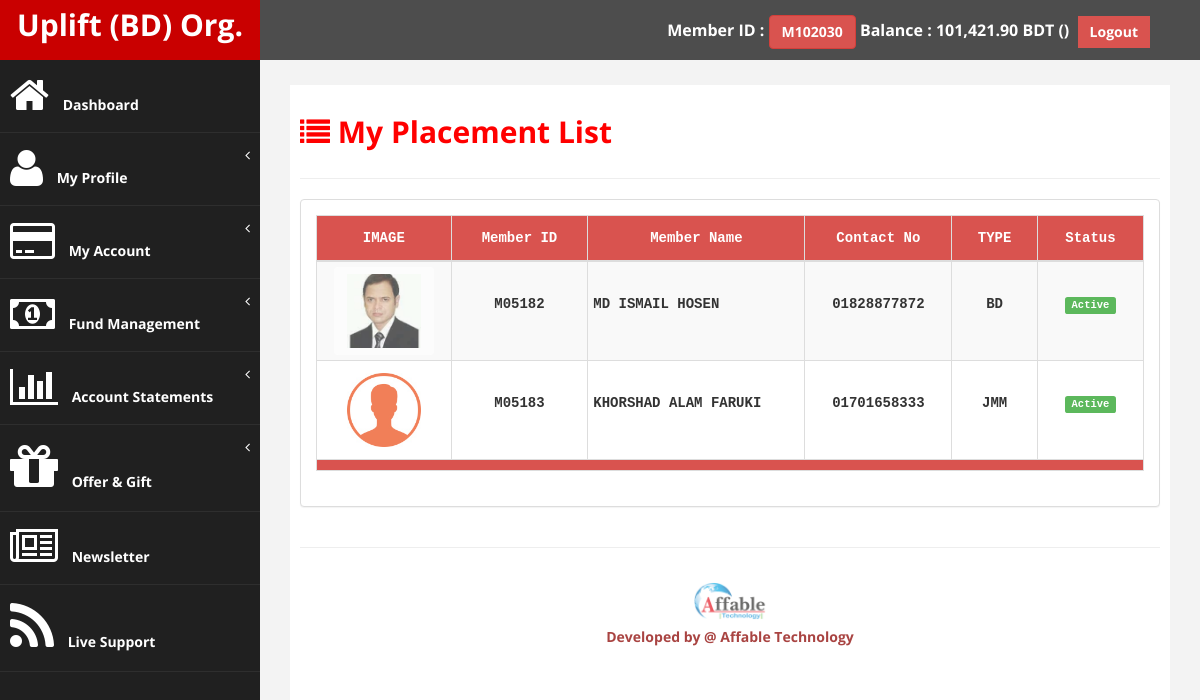
The page /up_user/placement.php (signed in) on the database its author committed.
### tables this page shows
CREATE TABLE `tbl_users_info` (
  `u_id` int(11) NOT NULL,
  `u_userid` varchar(100) NOT NULL,
  `u_name` varchar(100) NOT NULL,
  `u_sponsor_id` int(11) NOT NULL,
  `u_placement_id` int(11) NOT NULL,
  `u_branch_id` int(11) NOT NULL,
  `u_nid` varchar(100) NOT NULL,
  `u_dob` date NOT NULL,
  `u_type` int(11) NOT NULL,
  `u_pv_value` decimal(10,2) NOT NULL,
  `u_balance` decimal(13,2) NOT NULL,
  `u_contact` varchar(20) NOT NULL,
  `u_password` varchar(255) NOT NULL,
  `u_tpin` int(11) NOT NULL,
  `u_reg_date` date NOT NULL,
  `u_reg_time` time NOT NULL,
  `u_picture` varchar(100) NOT NULL,
  `u_image` blob NOT NULL,
  `u_token` varchar(255) NOT NULL,
  `u_verify` int(11) NOT NULL,
  `u_status` int(11) NOT NULL,
  `u_agent` int(11) NOT NULL,
  `u_admin` int(11) NOT NULL,
  `u_employee` int(11) NOT NULL
);

CREATE TABLE `tbl_users_type` (
  `ut_id` int(11) NOT NULL,
  `ut_type` varchar(100) NOT NULL,
  `ut_status` int(11) NOT NULL
);

### up_user/includes/common.php (called while the page is built, shortened)
<?php
$WebsiteSiteName="Uplift (BD) Org.";
$developer='Affable Technology';
$developerUrl="https://www.facebook.com/AffableTechnology/";
?>

### up_user/includes/fn_users.php (called while the page is built, shortened)
<?php
function get_users_type_info_by_id($user_type){
    $user = array();
    global $connection;
    $results = mysqli_query($connection,"SELECT * FROM tbl_users_type WHERE ut_id='".$user_type."'");
    if($results){
        $user = mysqli_fetch_array($results);
    }
    return $user;
}
function get_placement_list_by_user_id($user_id){
    $var = array();
    global $connection;
    $results = mysqli_query($connection,"SELECT * FROM tbl_users_info WHERE u_placement_id='".$user_id."' ORDER BY u_id ASC");
    if($results){
        while($row = mysqli_fetch_array($results)){
            $var[] = $row;
        }
    }
    return $var;
}
function get_user_info_by_id($user_id){
    $var = array();
    global $connection;
    $results = mysqli_query($connection,"SELECT * FROM tbl_users_info WHERE u_id ='".$user_id."'");
    if($results){
        $var = mysqli_fetch_array($results);
    }
    return $var;
}
?>

### up_user/placement.php (the view, shortened to what this page needs)
<?php
if(!isset($_SESSION['user'])){
header("Location: login.php");
}else{
include './includes/functions.php';
$user_id = $_SESSION['user']['u_id'];
$user_info = get_user_info_by_id($user_id);
$reseller_list = get_placement_list_by_user_id($user_id);
?>
<!DOCTYPE html>
<html xmlns="http://www.w3.org/1999/xhtml">
<head>
    <link href="assets/css/bootstrap.css" rel="stylesheet" />
    <link href="assets/css/font-awesome.css" rel="stylesheet" />
    <link href="assets/css/custom.css" rel="stylesheet" />
    <link href="assets/js/dataTables/dataTables.bootstrap.css" rel="stylesheet" />
</head>
<body>
    <div id="wrapper">
        <?php include './navtop.php'; ?>
        <?php include './navside.php'; ?>
        <div id="page-wrapper">
            <div id="page-inner">
                <div class="row">
                    <div class="col-md-12">
                        <h2><b><i class="fa fa-list"></i> My Placement List</b></h2>
                    </div>
                </div>
                 <hr/>
            <div class="row">
                <div class="col-md-12">
                    <div class="panel panel-default btn-default" style="font-family: monospace;">
                        <div class="panel-body">
                            <table class="table table-bordered table-condensed table-striped  table-hover text-center">
                                <thead>
                                    <tr class="btn-danger text-center">
                                        <td><span class="btn"><b>IMAGE</b></span></td>
                                        <td><span class="btn"><b>Member ID</b></span></td>
                                        <td><span class="btn"><b>Member Name</b></span></td>
                                        <td><span class="btn"><b>Contact No</b></span></td>
                                        <td><span class="btn"><b>TYPE</b></span></td>
                                        <td><span class="btn"><b>Status</b></span></td>
                                    </tr>
                                </thead>
                                <tbody>
                                    <?php
                                    if($reseller_list){
                                    $i=1;
                                    foreach ($reseller_list as $reseller){
                                        $reseller_info = get_user_info_by_id($reseller['u_id']);
                                        $user_type=get_users_type_info_by_id($reseller_info['u_type']);
                                    ?>
                                    <tr>
                                        <td>
                                            <?php
                                            if($reseller_info['u_picture']){
                                            ?>
                                            <img class="img img-thumbnail img-responsive btn disabled" src="assets/img/members/<?php echo $reseller_info['u_picture']; ?>" alt="No Image" width="100" height="100" />
                                            <?php }else{ ?>
                                            <img class="img img-thumbnail img-responsive btn disabled" src="assets/img/members/member.jpg" width="100" height="100" />
                                            <?php } ?>
                                        </td>
                                        <td><br/><h5><b><?php echo $reseller_info['u_userid']; ?></b></h5></td>
                                        <td class="text-left"><br/><h5><b><?php echo $reseller_info['u_name']; ?></b></h5></td>
                                        <td><br/><h5><b><?php echo $reseller_info['u_contact']; ?></b></h5></td>
                                        <td><br/><h5><b><?php echo $user_type['ut_type']; ?></b></h5></td>
                                        <td><br/><h5><b><?php if($reseller_info['u_status']==1){ echo '<span class="label label-success">Active</span>';} else{ echo '<span class="label label-danger">Deactive</span>'; } ?></b></h5></td>
                                    </tr>
                                    <?php $i++; } }else{ ?>
                                    <tr>
                                        <td colspan="6"><b>No data available in table</b></td>
                                    </tr>
                                    <?php } ?>
                                </tbody>
                                <tfoot>
                                    <tr class="btn-danger text-center">
                                        <td colspan="6"></td>
                                    </tr>
                                </tfoot>
                            </table>
                        </div>
                    </div>
                </div>
            </div>
                <hr />
        <?php include './footer.php'; ?>
        </div>
    </div>
            </div>
</body>
</html>
<?php } ?>

### up_user/navtop.php (shortened to what this page needs)
<nav class="navbar navbar-default navbar-cls-top " role="navigation" style="margin-bottom: 0">
    <div class="navbar-header">
        <a class="navbar-brand" href="cpanel.php"><?php echo '<b>'.$WebsiteSiteName.'</b>'; ?></a>
    </div>
    <div style="color: white;padding: 15px 50px 5px 50px;float: right;font-size: 16px;">
        <b>Member ID : <a href="profile.php" class="btn btn-danger"><b><?php echo $user_info['u_userid']; ?></b></a>
            Balance :
            <?php
            $u_balance=$user_info['u_balance'];
            echo number_format($u_balance,2); ?> BDT (<?php echo $user_branch['br_name']; ?>)</b>&nbsp;
            <a href="logout.php" class="btn btn-danger square-btn-adjust"><b>Logout</b></a>
    </div>
</nav>

### up_user/navside.php (shortened to what this page needs)
<nav class="navbar-default navbar-side" role="navigation">
    <div class="sidebar-collapse">
        <ul class="nav" id="main-menu">
            <li><a href="cpanel.php"><i class="fa fa-home fa-3x"></i> <b>Dashboard</b></a></li>
            <li>
                <a href="#"><i class="fa fa-user fa-3x"></i> <b>My Profile</b><span class="fa arrow"></span></a>
            </li>
            <li>
                <a href="#"><i class="fa fa-credit-card fa-3x"></i> <b>My Account</b><span class="fa arrow"></span></a>
            </li>
            <li>
                <a href="#"><i class="fa fa-money fa-3x"></i> <b>Fund Management</b><span class="fa arrow"></span></a>
            </li>
            <li>
                <a href="#"><i class="fa fa-bar-chart fa-3x"></i> <b>Account Statements</b><span class="fa arrow"></span></a>
            </li>
            <li>
                <a href="#"><i class="fa fa-gift fa-4x"></i>  <b>Offer & Gift</b><span class="fa arrow"></span></a>
            </li>
            <li><a href="newsletter.php"><i class="fa fa-newspaper-o fa-3x"></i> <b>Newsletter</b></a></li>
            <li><a href="support.php"><i class="fa fa-rss fa-4x"></i> <b>Live Support</b></a></li>
        </ul>
    </div>
</nav>

### up_user/footer.php
<div class="row">
    <div class="col-md-12 text-center">
        <span><a class="btn text-danger" href="<?php echo $developerUrl; ?>" target="_blank"><img class="img img-thumbnail btn disabled" src="assets/img/at_logo.png" width="100" /> <br/> <b>Developed by @ <?php echo $developer; ?></b></a></span>
    </div>
</div>

### up_user/assets/css/custom.css (style rules this page uses)
body { font-family: 'Open Sans', sans-serif; }
#wrapper { width: 100%; background:#202020; }
#page-wrapper { padding: 15px 15px; min-height: 600px; background:#F3F3F3; }
#page-inner { width:100%; margin:10px 20px 10px 0px; background-color:#fff!important; padding:10px; min-height:1200px; }
.text-center { text-align:center; }
h2 { color: #f00; }
.square-btn-adjust { border: 0px solid transparent; -webkit-border-radius: 0px; -moz-border-radius: 0px; border-radius: 0px; }
.navbar-cls-top .navbar-brand { color: #fff; background: #C90000; width: 260px; text-align: center; height: 60px; font-size: 30px; font-weight: 700; }
.arrow { float: right; }
.fa.arrow:before { content: "\f104"; }
.sidebar-collapse , .sidebar-collapse .nav { background:none; }
.sidebar-collapse .nav { padding:0; }
.sidebar-collapse .nav > li > a { color:#fff; background:#202020; text-shadow:none; }
.sidebar-collapse > .nav > li > a { padding:15px 10px; }
.sidebar-collapse > .nav > li { border-bottom: 1px solid rgba(107, 108, 109, 0.19); }
.navbar-side { border:none; background-color: #202020; }
.navbar-cls-top { background:#4D4D4D; border-bottom:none; }
.navbar-default { border:0px solid black; }
.navbar-header { background: #A70303; }
.nav > li > a > i { margin-right:10px; }
@media (min-width:768px) { #page-wrapper { margin: 0 0 0 260px; padding: 15px 30px; min-height: 1200px; } }
@media (min-width:768px) { .navbar-side { z-index: 1; position: absolute; width: 260px; } }
@media (min-width:768px) { .navbar { border-radius: 0px; } }

### rows shown on the page
tbl_users_info: u_userid "M102030", u_balance "101,421.90"
tbl_users_info: u_picture (picture), u_userid "M05182", u_name "MD ISMAIL HOSEN", u_contact "01828877872", tbl_users_type.ut_type "BD", u_status "Active"
tbl_users_info: u_userid "M05183", u_name "KHORSHAD ALAM FARUKI", u_contact "01701658333", tbl_users_type.ut_type "JMM", u_status "Active"

### other values the page prints
$WebsiteSiteName "Uplift (BD) Org."
$developer "Affable Technology"
